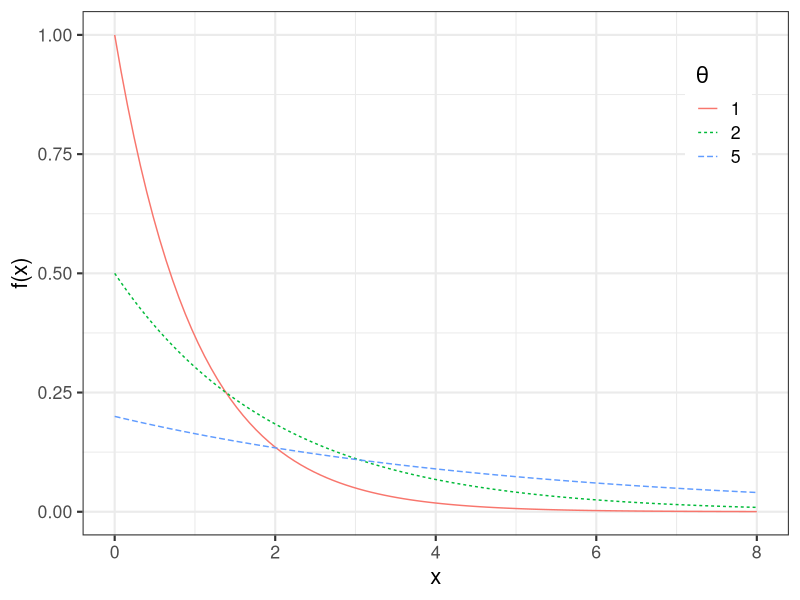
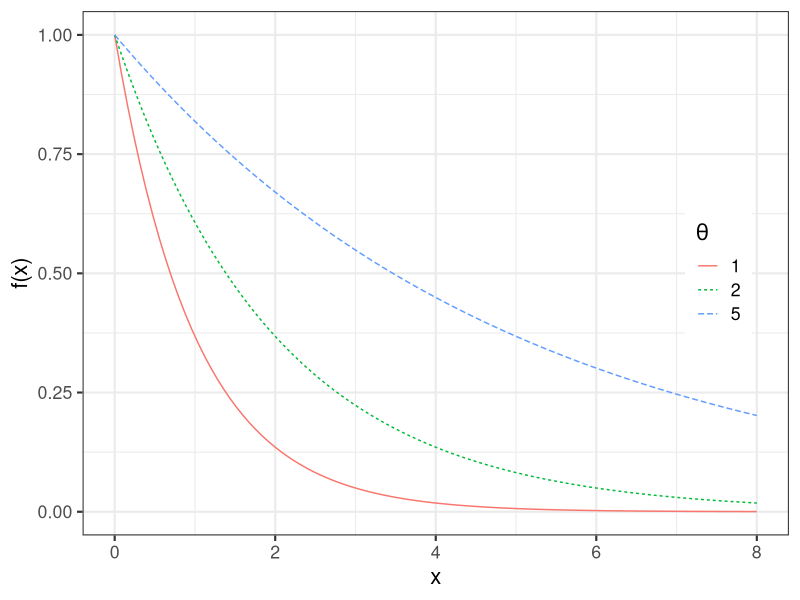
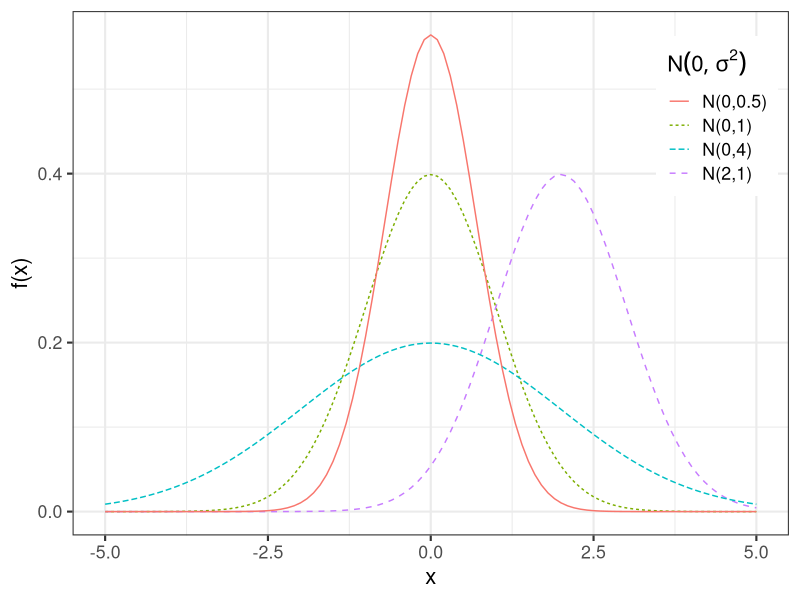

The R source for these figures, in order:
## ---- chunk 1
#| label: exp
#| message: false
#| warning: false
#| echo: false

library(ggplot2)
ggplot() +
  geom_function(fun = dexp, args = list(rate = 1), 
                mapping = aes(colour = "1", linetype = "1") ) +
  geom_function(fun = dexp, args = list(rate = 1/2), 
                mapping = aes(colour = "2", linetype = "2") ) +
  geom_function(fun = dexp, args = list(rate = 1/5), 
                mapping = aes(colour = "5", linetype = "5") ) +
  xlim(0,8) + 
  labs(
    x = "x",
    y = "f(x)",
    colour = expression(theta),
    linetype = expression(theta),
  ) + 
  theme_bw(base_size = 16) + 
    theme(legend.position = c(.9,.8))
## ---- chunk 2
#| label: pexp
#| message: false
#| warning: false
#| echo: false

library(ggplot2)
ggplot() +
  geom_function(fun = pexp, args = list(rate = 1, lower.tail = F), 
                mapping = aes(colour = "1", linetype = "1") ) +
  geom_function(fun = pexp, args = list(rate = 1/2, lower.tail = F), 
                mapping = aes(colour = "2", linetype = "2") ) +
  geom_function(fun = pexp, args = list(rate = 1/5, lower.tail = F), 
                mapping = aes(colour = "5", linetype = "5") ) +
  xlim(0,8) + 
  labs(
    x = "x",
    y = "f(x)",
    colour = expression(theta),
    linetype = expression(theta),
  ) + 
  theme_bw(base_size = 16) + 
    theme(legend.position = c(.9,.5))
## ---- chunk 3
#| label: dnorm
#| message: false
#| warning: false
#| echo: false

library(ggplot2)
ggplot() +
  geom_function(fun = dnorm, args = list(sd = 1), 
                mapping = aes(colour = "N(0,1)", linetype = "N(0,1)") ) +
  geom_function(fun = dnorm, args = list(mean = 2, sd = 1), 
                mapping = aes(colour = "N(2,1)", linetype = "N(2,1)") ) +
  geom_function(fun = dnorm, args = list(sd = 2), 
                mapping = aes(colour = "N(0,4)", linetype = "N(0,4)") ) +
  geom_function(fun = dnorm, args = list(sd = sqrt(0.5)), 
                mapping = aes(colour = "N(0,0.5)", linetype = "N(0,0.5)") ) +
  xlim(-5,5) + 
  labs(
    x = "x",
    y = "f(x)",
    colour = expression(N(0,sigma^2)),
    linetype = expression(N(0,sigma^2)),
  ) + 
  theme_bw(base_size = 16) + 
    theme(legend.position = c(.9,.8))
